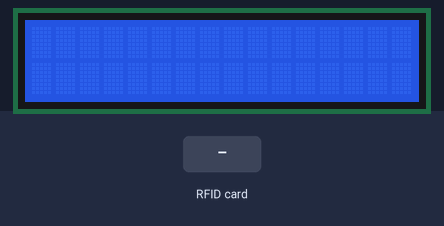
Recording of a program running on a simulated Raspberry Pi (header pin numbers). Shown: 16×2 character LCD. Inputs (shaded band) come from the test bench. The RFID card's data blocks start empty; library files of the repository ran but are not shown: 2 file(s); what the program prints to the terminal is not drawn.

Above: at 1.4 s.
1.5 s: RFID card 5E 7A 19 C4 held to the reader
At 1.54 s:
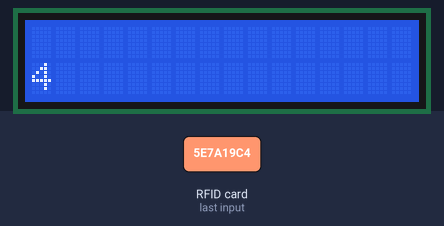
At 2.8 s:
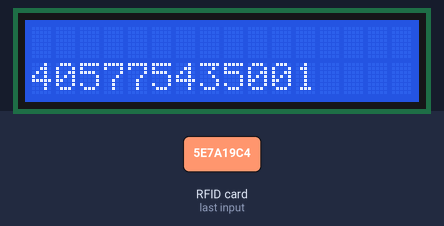
Timing chart, 0 to 4.5 s (numbered marks = the images above; inputs shaded):
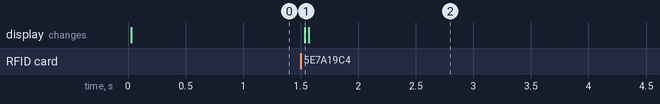

The program:

rfid-lcd.py
```python
import RPi.GPIO as gpio
from mfrc522 import SimpleMFRC522
import time
import drivers

# Initialize the RFID reader
rfid = SimpleMFRC522()

# Initialize the LCD display
display = drivers.Lcd()

try:
    while True:
        # Scan for RFID tags
        print('Scanning for a card...')
        id, text = rfid.read()

        # Clear the LCD display
        display.lcd_clear()

        # Display the RFID tag ID on the LCD
        display.lcd_display_string(str(id), 2)
        print('ID: ',id)

        # Wait for a few seconds before scanning the next tag
        time.sleep(2)

except KeyboardInterrupt:
    print('Cleaning up!')
    gpio.cleanup()
```

Measured:
- after the input at 1.5 s, the display: changes at once (image 1)
